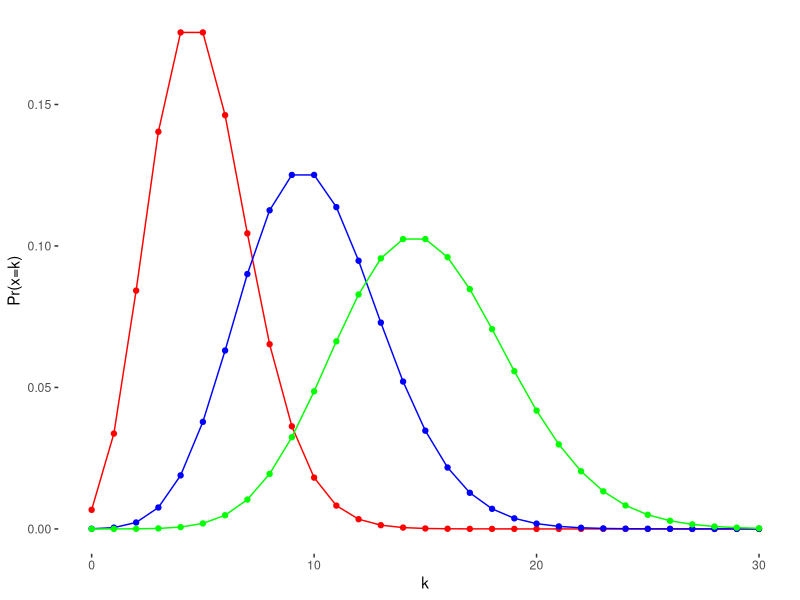
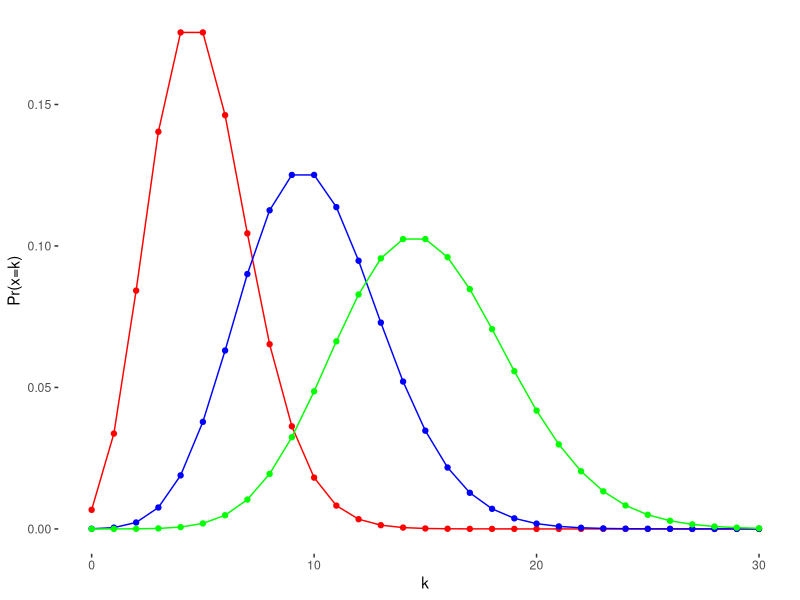

Generate these figures, in order, with R:
n <- 0:100

temp1 <- dpois(n, lambda = 5)
df <- data.frame(temp1)
df$temp2 <- dpois(n, 10)
df$temp3 <- dpois(n, 15)

library(ggplot2)

p <- ggplot(df) + geom_line(aes(x=n, y=temp1), color='red') + geom_point(aes(x=n, y=temp1), color='red')

p <- p + geom_line(aes(x=n, y=temp2), color='blue') + geom_point(aes(x=n, y=temp2), color='blue')

p <- p + geom_line(aes(x=n, y=temp3), color='green') + geom_point(aes(x=n, y=temp3), color='green')

p <- p + xlab('k') + ylab('Pr(x=k)') + xlim(0,30) + theme(panel.background = element_blank())
p
ggsave('output/poisson.svg', p)
t# p <- ggplot(df) + geom_density( aes(x=temp1), color = 'red') 
# p <- p + geom_density(aes(x=temp2), color='blue') 
# p <- p + geom_density(aes(x=temp3), color='green')
# 
# p
